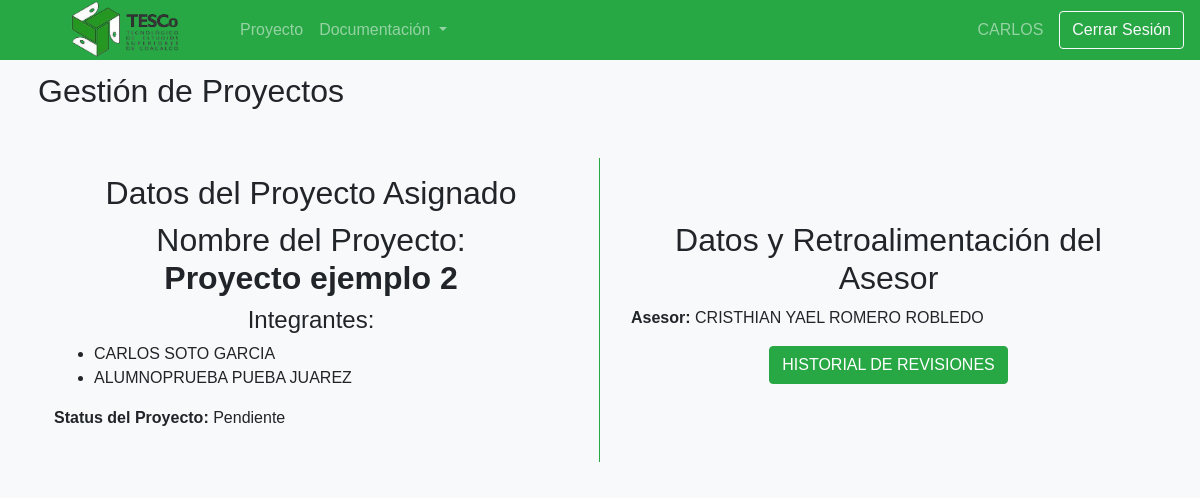
The app's page /views/Student/proyects.php (signed in), older data.
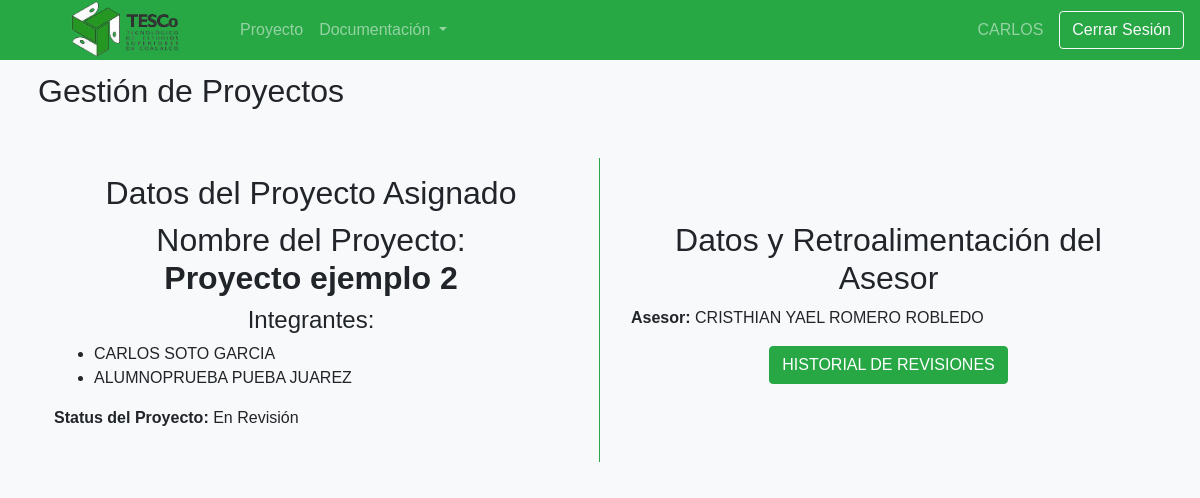
The same page, newer data.
### tables this page shows
CREATE TABLE IF NOT EXISTS `proyecto` (
  `ID_Proyecto` int NOT NULL AUTO_INCREMENT,
  `Nombre_Proyecto` varchar(200) NOT NULL,
  `Status` enum('Pendiente','En Revisión','Revisado','Completado') NOT NULL,
  `Integrante_1` int DEFAULT NULL,
  `Integrante_2` int DEFAULT NULL,
  `Integrante_3` int DEFAULT NULL,
  `Asesor` int DEFAULT NULL,
  `Archivo_Docx` varchar(255) DEFAULT NULL,
  PRIMARY KEY (`ID_Proyecto`),
  KEY `fk_proyecto_integrante_1` (`Integrante_1`),
  KEY `fk_proyecto_integrante_2` (`Integrante_2`),
  KEY `fk_proyecto_integrante_3` (`Integrante_3`),
  KEY `fk_proyecto_asesor` (`Asesor`)
);

### Views/Student/proyects.php (the view, shortened to what this page needs)
<?php
include('../../includes/config.php');
$usuario_id = $_SESSION['user_id'];
$rol = $_SESSION['rol'];
if ($rol == 2) {
    $query = "
        SELECT p.*,
               CONCAT(a.Nombres, ' ', a.Apellido_Paterno, ' ', a.Apellido_Materno) AS Nombre_Asesor,
               CONCAT(i1.Nombres, ' ', i1.Apellido_Paterno, ' ', i1.Apellido_Materno) AS Integrante1,
               CONCAT(i2.Nombres, ' ', i2.Apellido_Paterno, ' ', i2.Apellido_Materno) AS Integrante2,
               CONCAT(i3.Nombres, ' ', i3.Apellido_Paterno, ' ', i3.Apellido_Materno) AS Integrante3
        FROM proyecto p
        LEFT JOIN asesor a ON p.Asesor = a.ID_Asesor
        LEFT JOIN alumno i1 ON p.Integrante_1 = i1.ID_Alumno
        LEFT JOIN alumno i2 ON p.Integrante_2 = i2.ID_Alumno
        LEFT JOIN alumno i3 ON p.Integrante_3 = i3.ID_Alumno
        WHERE a.ID_Usuario = ? -- Aquí filtramos solo los proyectos del asesor actual
        ORDER BY p.ID_Proyecto ASC";
    $stmt = $connection->prepare($query);
    $stmt->bind_param("i", $usuario_id);
    $stmt->execute();
    $result = $stmt->get_result();
    $proyecto = $result->fetch_assoc();
} elseif ($rol == 1) {
    $query = "
        SELECT p.*,
               CONCAT(a.Nombres, ' ', a.Apellido_Paterno, ' ', a.Apellido_Materno) AS Nombre_Asesor,
               CONCAT(i1.Nombres, ' ', i1.Apellido_Paterno, ' ', i1.Apellido_Materno) AS Integrante1,
               CONCAT(i2.Nombres, ' ', i2.Apellido_Paterno, ' ', i2.Apellido_Materno) AS Integrante2,
               CONCAT(i3.Nombres, ' ', i3.Apellido_Paterno, ' ', i3.Apellido_Materno) AS Integrante3
        FROM proyecto p
        LEFT JOIN asesor a ON p.Asesor = a.ID_Asesor
        LEFT JOIN alumno i1 ON p.Integrante_1 = i1.ID_Alumno
        LEFT JOIN alumno i2 ON p.Integrante_2 = i2.ID_Alumno
        LEFT JOIN alumno i3 ON p.Integrante_3 = i3.ID_Alumno
        WHERE p.Integrante_1 = ? OR p.Integrante_2 = ? OR p.Integrante_3 = ? -- Filtrar por el alumno actual
        ORDER BY p.ID_Proyecto ASC";
    $stmt = $connection->prepare($query);
    $stmt->bind_param("iii", $usuario_id, $usuario_id, $usuario_id);
    $stmt->execute();
    $result = $stmt->get_result();
    $proyecto = $result->fetch_assoc();
}
?>
<!DOCTYPE html>
<html lang="es">
<head>
    <link rel="stylesheet" href="https://stackpath.bootstrapcdn.com/bootstrap/4.3.1/css/bootstrap.min.css">
    <link rel="stylesheet" href="<?php echo CSS_PATH; ?>dashboard.css">
</head>
<body>
    <?php require('../../includes/navbarAlumno.php'); ?>
    <main role="main" class="container bg-light p-2 mx-auto my-1">
        <h2>Gestión de Proyectos</h2>
        <div class="row align-items-center justify-content-center mt-5">
            <div class="col-md-6 border-right border-2 border-success">
                <div class="bg-light p-3">
                    <h2 class="text-center">Datos del Proyecto Asignado</h2>
                    <p class="h2 text-center">
                        Nombre del Proyecto:<br>
                        <strong><?php echo htmlspecialchars($proyecto['Nombre_Proyecto'] ?? 'No disponible'); ?></strong>
                    </p>
                    <p class="h4 text-center">Integrantes:</p>
                    <ul>
                        <li><?php echo htmlspecialchars($proyecto['Integrante1'] ?? 'No asignado'); ?></li>
                        <?php if (!empty($proyecto['Integrante2'])): ?>
                            <li><?php echo htmlspecialchars($proyecto['Integrante2']); ?></li>
                        <?php endif; ?>
                    </ul>
                    <p><strong>Status del Proyecto:</strong>
                        <?php echo htmlspecialchars($proyecto['Status'] ?? 'No disponible'); ?></p>
                </div>
            </div>
            <div class="col-md-6">
                <div class="bg-light p-3">
                    <h2 class="text-center">Datos y Retroalimentación del Asesor</h2>
                    <p><strong>Asesor:</strong>
                        <?php echo htmlspecialchars($proyecto['Nombre_Asesor'] ?? 'No asignado'); ?></p>
                    <div class="text-center">
                        <a href="../Student/historyRevitions.php" class="btn btn-success mb-3">HISTORIAL DE
                            REVISIONES</a>
                    </div>
                </div>
            </div>
        </div>
    </main>
</body>
</html>

Row changes from the older to the newer data that the page shows:
changed proyecto "Proyecto ejemplo 2": Status "Pendiente" → "En Revisión"
